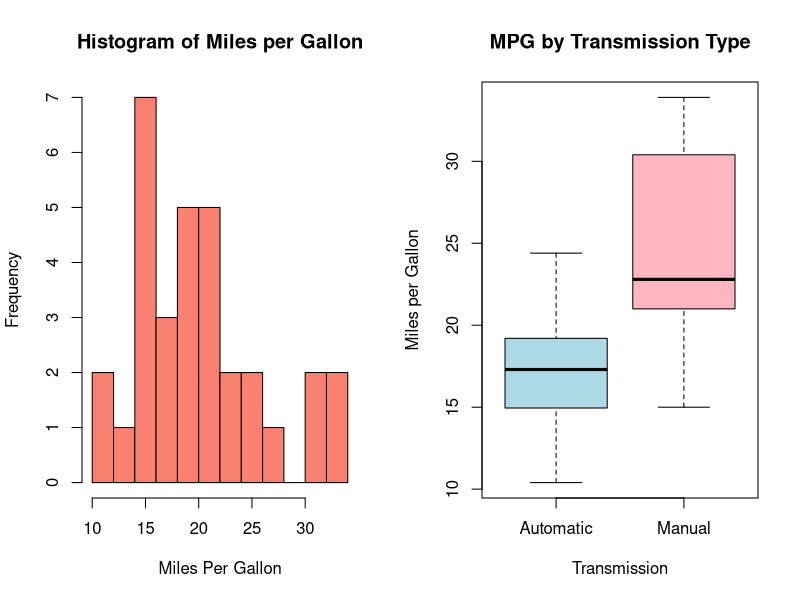
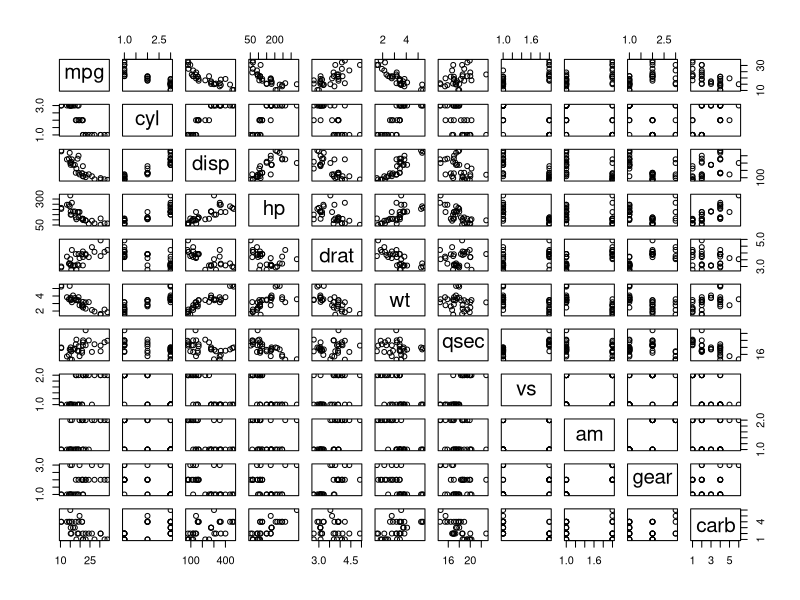

Write R code to recreate these figures, in order. (Note: this script raises an error after producing the figures.)
data(mtcars)

# Preprocessing
mtcars$cyl <- as.factor(mtcars$cyl)
mtcars$vs <- as.factor(mtcars$vs)
mtcars$gear <- factor(mtcars$gear)
mtcars$carb <- factor(mtcars$carb)
mtcars$am <- factor(mtcars$am,labels=c('Automatic','Manual'))
str(mtcars)

par(mfrow = c(1, 2))
# Histogram with Normal Curve
x <- mtcars$mpg
h <- hist(x, breaks=10, col="salmon", xlab="Miles Per Gallon",
          main="Histogram of Miles per Gallon")

boxplot(mpg~am, data = mtcars,
        col = c("light blue", "light pink"),
        xlab = "Transmission",
        ylab = "Miles per Gallon",
        main = "MPG by Transmission Type")

# Hypotheses testing
autoData <- mtcars[mtcars$am == "Automatic",]
manualData <- mtcars[mtcars$am == "Manual",]
t.test(autoData$mpg, manualData$mpg)

# variable selection, checking
pairs(mtcars)
data(mtcars)
sort(cor(mtcars)[1,])

# models
model1 <- lm(mpg~am, data = mtcars)
summary(model1)

model2 <- lm(mpg~., data = mtcars)
summary(model2)

best <- step(model2, direction = "both", trace = FALSE)
summary(best)

# residual diagnostics
par(mfrow = c(2,2))
plot(best)
